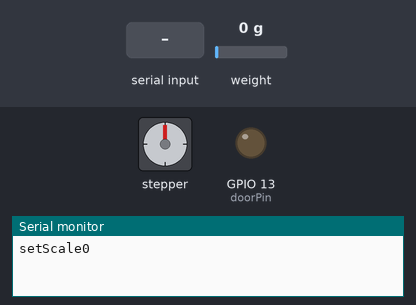
Recording of a sketch running on a simulated ESP32. Parts: stepper motor, output pins drawn as LEDs (lit = HIGH), the last lines printed to the serial monitor. Wiring (inferred from the names in the program): stepper motor driver (200 steps per turn assumed): step GPIO 17; direction GPIO 16. The test bench sets the inputs (shaded band); at power-on: weight on the scale 0 g. Nothing arrives over Bluetooth unless stated; pins used as bus, display or sensor lines are not drawn.

Above: at 2.2 s.
2.3 s: "drop" received over Serial
At 5.5 s:
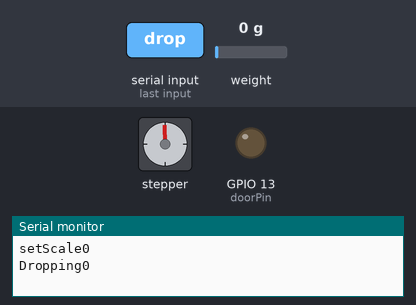
6.5 s: "drop90\n" received over Serial
At 10.4 s:
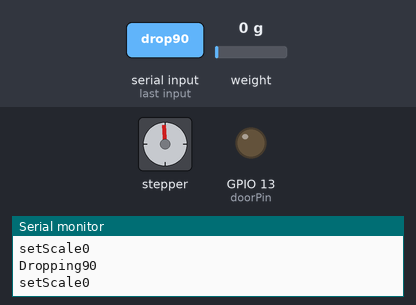
Timing chart, 0 to 11.9 s (numbered marks = the images above; inputs shaded):
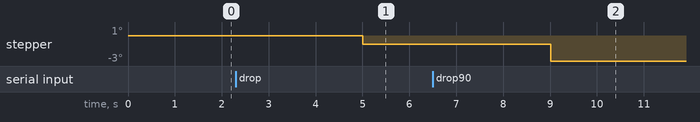

The sketch:

demoDay.ino
```cpp
#include <BLEDevice.h>
#include <BLEUtils.h>
#include <BLEScan.h>
#include <BLEAdvertisedDevice.h>
#include "HX711.h"

#define doorPin 13

#define dirPin 16
#define stepPin 17

#define stepsPerRevolution 200
BLEScan* pBLEScan;

const int LOADCELL_DOUT_PIN = 22;
const int LOADCELL_SCK_PIN = 23;

int minDistance = -80;

unsigned long millisMotor = millis();
unsigned long millisMotor2 = millis();
int timeMotor = 1000;

HX711 scale;


class MyAdvertisedDeviceCallbacks: public BLEAdvertisedDeviceCallbacks {
    void onResult(BLEAdvertisedDevice advertisedDevice) {
      if(advertisedDevice.getAddress().toString() == "d0:eb:8c:96:10:8d" ){
          digitalWrite(doorPin, advertisedDevice.getRSSI() > minDistance ? HIGH : LOW);
          Serial.println((String("setDistance") + String(advertisedDevice.getRSSI())).c_str());
          Serial.printf("Advertised Device: %s \n", advertisedDevice.toString().c_str());
        }
     }
};
void setup() {
  Serial.begin(115200);
  pinMode(stepPin, OUTPUT);
  pinMode(dirPin, OUTPUT);
  pinMode(doorPin, OUTPUT);

  scale.begin(LOADCELL_DOUT_PIN, LOADCELL_SCK_PIN);
  scale.set_scale(-8250.f);                      // this value is obtained by calibrating the scale with known weights; see the README for details
  scale.tare();
  BLEDevice::init("");
}
void drop(int grams){
  Serial.print("Dropping");
  Serial.println(String(grams).c_str());

  int initialScale = scale.get_units(10);


  //get current scale

  for (int i = 0; i < stepsPerRevolution; i++) {
    if(millis() - millisMotor > timeMotor){
       digitalWrite(stepPin, HIGH);
       millisMotor = millis();
    }else if (millis() - millisMotor2 > timeMotor*2){
        digitalWrite(stepPin, LOW);
       millisMotor2 = millis();
    }
  }
  //if grams+original scale =
}

int getScale(){
  return -scale.get_units(10)/10;
}

void loop() {
//    drop(1);
    Serial.println((String("setScale") + String(getScale())).c_str());
    pBLEScan = BLEDevice::getScan();
    pBLEScan->setAdvertisedDeviceCallbacks(new MyAdvertisedDeviceCallbacks());
    pBLEScan->setActiveScan(true);
    BLEScanResults foundDevices = pBLEScan->start(1);
     if(Serial.available())
        {
          String temp = Serial.readString();
          if(temp.startsWith("scale.tare")){
            scale.tare();
          }else if(temp.startsWith("setMinDistance")){
            temp.replace("setMinDistance","");
            minDistance = temp.toInt();
          }else if(temp.startsWith("drop")){
            temp.replace("drop","");
            drop(temp.toInt());
          }
        }
}
```
